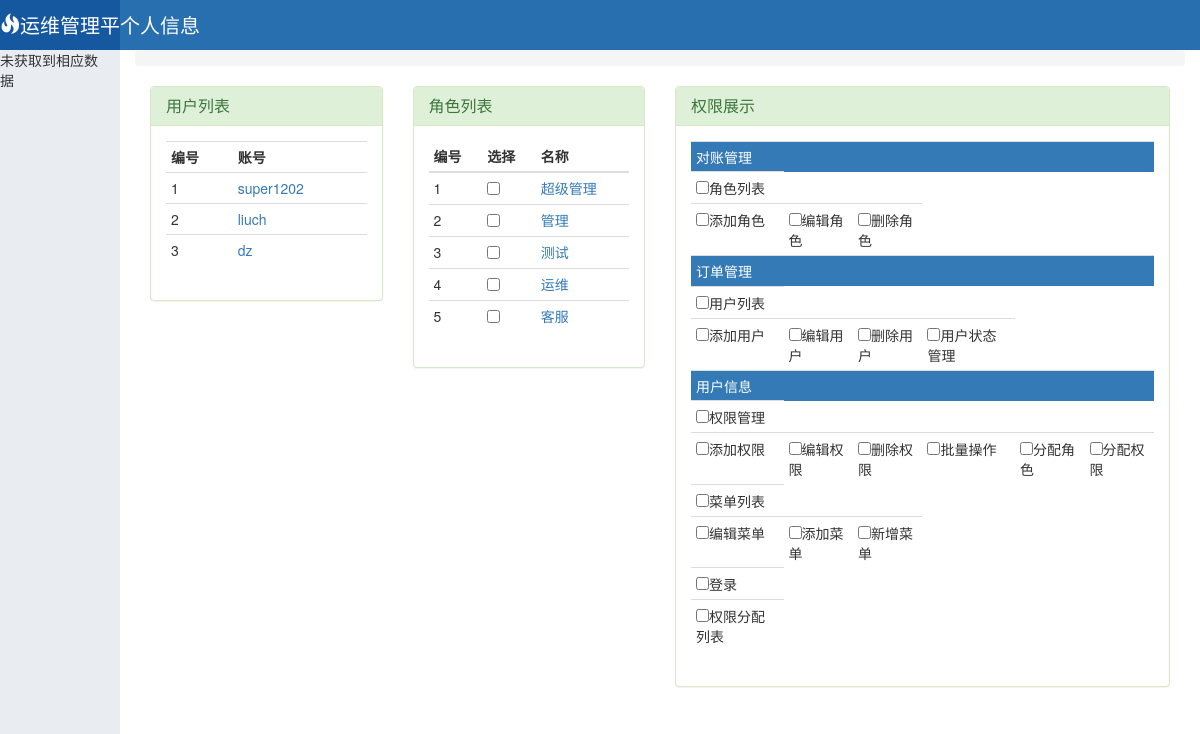
Screenshot of /umanage/dispatcherslist/ with the database file from the repository.
### user/models.py (models this page shows, shortened)
class UserInfo(models.Model):
    uname=models.CharField(verbose_name="用户名",max_length=12)
    tname=models.CharField(verbose_name="姓名",max_length=20)
    pword=models.CharField(verbose_name="密码",max_length=32)
    email=models.CharField(verbose_name="邮箱",max_length=32)
    mobile = models.CharField(verbose_name="手机号", max_length=12)
    roles=models.ManyToManyField(verbose_name="角色",to="Role",blank=True,null=True)
    isactive=models.BooleanField(verbose_name='用户状态',default=True)

class Role(models.Model):
    rname=models.CharField(verbose_name='角色名称',max_length=20)
    permissions=models.ManyToManyField(to="Permission",blank=True,null=True)

class Menu(models.Model):
    name=models.CharField(max_length=12)
    weight=models.IntegerField(blank=True,null=True)
    ico=models.CharField(max_length=32)

class Permission(models.Model):
    title=models.CharField(verbose_name="权限名称",max_length=12)
    url = models.CharField(verbose_name="权限路径", max_length=100)
    ico = models.CharField(verbose_name="图标路径", max_length=100,blank=True,null=True)
    pid = models.ForeignKey(verbose_name="父级菜单",to='self',on_delete=models.CASCADE,blank=True,null=True)
    menu_id=models.ForeignKey(to="menu",on_delete=models.CASCADE,blank=True,null=True)
    weight=models.IntegerField(verbose_name='权重',blank=True,null=True)
    is_menu = models.BooleanField(verbose_name="是否为菜单", default=False)
    url_name=models.CharField(verbose_name='别称',max_length=40,unique=True)

### user/views/Dispatchers.py (the view, shortened to what this page needs)
# urls.py: re_path(r'dispatcherslist/',Dispatchers.display_role_per_user_info,name='displaydispachers'),
def display_role_per_user_info(request):
    if request.method=='GET':
        user_infos = models.UserInfo.objects.all()
        role_infos = models.Role.objects.all()
        permissionData = MakeAboutUserSomeThing()
        permissioin_infos = permissionData.get_menu_data()
        uid=request.GET.get('uid',None)
        rid=request.GET.get('rid',None)
        user_has_roles=None
        role_has_permission=None
        role_save_btn=None
        permission_save_btn=None
        if uid:
            user_info=models.UserInfo.objects.filter(id=uid).first()
            user_has_roles=[ id for value in user_info.roles.values('id') for key,id in value.items()]
            role_save_btn="<input type='submit' value='保存'>"
        if rid:
            role_info=models.Role.objects.filter(id=rid).first()
            role_has_permission=[id for value in role_info.permissions.values('id') for key,id in value.items()]
            permission_save_btn="<input type='submit' class='pull-right' value='保存'>"
        return render(request, 'role_user_per_display.html',
                      {'all_role_info': role_infos,
                       'all_user': user_infos,
                       'permission_infos':permissioin_infos,
                       'uid':uid,'rid':rid,
                       'user_has_role':user_has_roles,
                       'role_save_btn':role_save_btn,
                       'permission_save_btn': permission_save_btn,
                       'role_has_permission':role_has_permission
                       })
    else:
        return redirect('displaydispachers')

### user/templatetags/webtagplugs.py (called while the page is built)
@register.inclusion_tag('menu.html')
def display_menu(request):
    menulist=request.session.get('menus',None)
    if menulist:
        for key,sub_menu in menulist.items():
           for child in  sub_menu.get('child'):
            if re.match(request.path ,child['url'] ):
                child['class']='active'
        return {'menu_list':menulist}
    else:
        return {'menu_list': menulist}

### user/templates/role_user_per_display.html (shortened to what this page needs)
{% extends 'basiclayout.html' %}
{% block content %}
    {% load webtagplugs %}
<div class="container-fluid">
    <div class="row">
        <div class="col-md-3 user-list">
            <div class="panel panel-success">
              <div class="panel-heading ">
                <h3 class="panel-title ">用户列表</h3>
              </div>
              <div class="panel-body">
                <table class="table table-condensed table-hover">
                    <tr>
                        <th>编号</th>
                        <th>账号</th>
                    </tr>
                    {% if all_user %}
                        {% for user in all_user %}
                            <tr >
                                <td>{{ forloop.counter }}</td>
                                <td><a href="{% url 'displaydispachers'%}?uid={{ user.id }}">{{ user.uname }}</a></td>
                            </tr>
                        {% endfor %}
                    {% else %}
                    <tr><td colspan="4">未查到用户信息，请添加</td></tr>
                    {% endif %}
                </table>
              </div>
            </div>
        </div>
        <form method="post" action="{% url 'displaydispachers'  %}">
            <div class="col-md-3 role-list">
            <div class="panel panel-success">
              <div class="panel-heading ">
                <h3 class="panel-title ">角色列表
                    </h3>
              </div>
              <div class="panel-body">
                  <table class="table table-condensed table-hover">
                        <thead>
                            <tr>
                                <th>编号</th>
                                <th>选择</th>
                                <th>名称</th>
                            </tr>
                        </thead>
                        <tbody>
                            {% if all_role_info %}
                                {% for role in all_role_info %}
                                   <tr >
                                        <td>{{ forloop.counter }}</td>
                                        {% if role.id in user_has_role %}
                                        <td> <input type="checkbox" value="{{ role.id }}" name="role_req" checked></td>
                                        {% else %}
                                            <td> <input type="checkbox" value="{{ role.id }}" name="role_req"></td>
                                        {% endif %}
                                        <td><a href="{% url 'displaydispachers'  %}?rid={{ role.id }} ">
                                            {{ role.rname }}</a></td>
                                    </tr>
                                {% endfor %}
                            {% else %}
                                <tr><td colspan="2">未查到数据请添加</td></tr>
                            {% endif %}
                        </tbody>
                  </table>
              </div>
            </div>
        </div>
        </form>
        <form method="post" action="{% url 'displaydispachers'  %}">
            <div class="col-md-6 per-list">
                    <div class="panel panel-success">
                      <div class="panel-heading ">
                        <h3 class="panel-title ">权限展示
                        </h3>
                      </div>
                      <div class="panel-body">
                        <table class="table table-condensed ">
                           {% for key,permission in permission_infos.items %}
                               <tr class="bg-primary menu-title"><td colspan="7" >{{ permission.title }}</td></tr>
                                    <tr>
                                        {% for subper in permission.children %}
                                            {% for key ,sec_per in subper.items  %}
                                                <tr  >
                                                    {% if sec_per.id in role_has_permission %}
                                                    <td rowspan=""><input type="checkbox" name="permission_req" value="{{ sec_per.id }}" checked>{{ sec_per.title }}</td>
                                                    {% else %}
                                                        <td><input type="checkbox" name="permission_req" value="{{ sec_per.id }}" >{{ sec_per.title }}</td>
                                                    {% endif %}
                                                </tr>
                                                <tr>
                                                    {% for subitem in sec_per.children %}
                                                        {% for key,sub_per in subitem.items %}
                                                         {% if sub_per.id in role_has_permission %}
                                                        <td><input type="checkbox" name="permission_req" value="{{ sub_per.id }}" checked>{{ sub_per.title }}</td>
                                                          {% else %}
                                                              <td><input type="checkbox" name="permission_req" value="{{ sub_per.id }}">{{ sub_per.title }}</td>
                                                            {% endif %}
                                                        {% endfor %}
                                                     {% endfor %}
                                                </tr>
                                                {% endfor %}
                                         {% endfor %}
                                    </tr>
                            {% endfor %}
                        </table>
                      </div>
                    </div>
                </div>
        </form>
    </div>
</div>
{% endblock %}

### rows the page displays
UserInfo: uname "super1202"
UserInfo: uname "liuch"
UserInfo: uname "dz"
Role: rname "超级管理"
Role: rname "管理"
Role: rname "测试"
Role: rname "运维"
Role: rname "客服"
Menu: title "对账管理"
Permission: title "角色列表"
Permission: title "添加角色"
Permission: title "编辑角色"
Permission: title "删除角色"
Menu: title "订单管理"
Permission: title "用户列表"
Permission: title "添加用户"
Permission: title "编辑用户"
Permission: title "删除用户"
Permission: title "用户状态管理"
Menu: title "用户信息"
Permission: title "权限管理"
Permission: title "添加权限"
Permission: title "编辑权限"
Permission: title "删除权限"
Permission: title "批量操作"
Permission: title "分配角色"
Permission: title "分配权限"
Permission: title "菜单列表"
Permission: title "编辑菜单"
Permission: title "添加菜单"
Permission: title "新增菜单"
Permission: title "登录"
Permission: title "权限分配列表"
